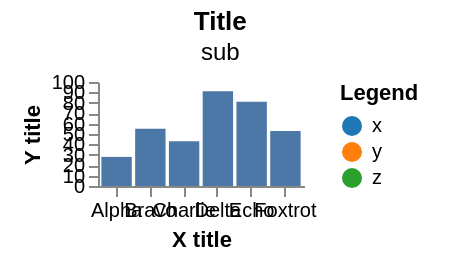

Specify this chart in Vega-Lite:
### Vega specification from a JSON file in a GitHub repository (floating-point values rounded to 4 significant figures)
{"width": 200, "height": 120, "padding": {"left": 10, "right": 20, "top": 5, "bottom": 15}, "data": [{"name": "t", "values": [{"a": "Alpha", "b": 28, "c": "x", "d": 1}, {"a": "Bravo", "b": 55, "c": "y", "d": 2}, {"a": "Charlie", "b": 43, "c": "x", "d": 3}, {"a": "Delta", "b": 91, "c": "z", "d": 4}, {"a": "Echo", "b": 81, "c": "y", "d": 5}, {"a": "Foxtrot", "b": 53, "c": "z", "d": 6}]}], "scales": [{"name": "x", "type": "band", "domain": {"data": "t", "field": "a"}, "range": "width", "padding": 0.1}, {"name": "y", "type": "linear", "domain": {"data": "t", "field": "b"}, "range": "height", "nice": true}, {"name": "color", "type": "ordinal", "domain": {"data": "t", "field": "c"}, "range": {"scheme": "category10"}}, {"name": "ramp", "type": "linear", "domain": {"data": "t", "field": "d"}, "range": {"scheme": "blues"}}, {"name": "size", "type": "linear", "domain": {"data": "t", "field": "b"}, "range": [10, 200]}, {"name": "shape", "type": "ordinal", "domain": {"data": "t", "field": "c"}, "range": "symbol"}, {"name": "quant", "type": "quantize", "domain": [0, 100], "range": {"scheme": "greens", "count": 4}}], "marks": [{"type": "rect", "from": {"data": "t"}, "encode": {"enter": {"x": {"scale": "x", "field": "a"}, "width": {"scale": "x", "band": 1}, "y": {"scale": "y", "field": "b"}, "y2": {"scale": "y", "value": 0}}}}], "autosize": {"type": "fit", "contains": "content"}, "axes": [{"orient": "bottom", "scale": "x", "title": "X title"}, {"orient": "left", "scale": "y", "title": "Y title"}], "legends": [{"fill": "color", "title": "Legend"}], "title": {"text": "Title", "subtitle": "sub"}}
